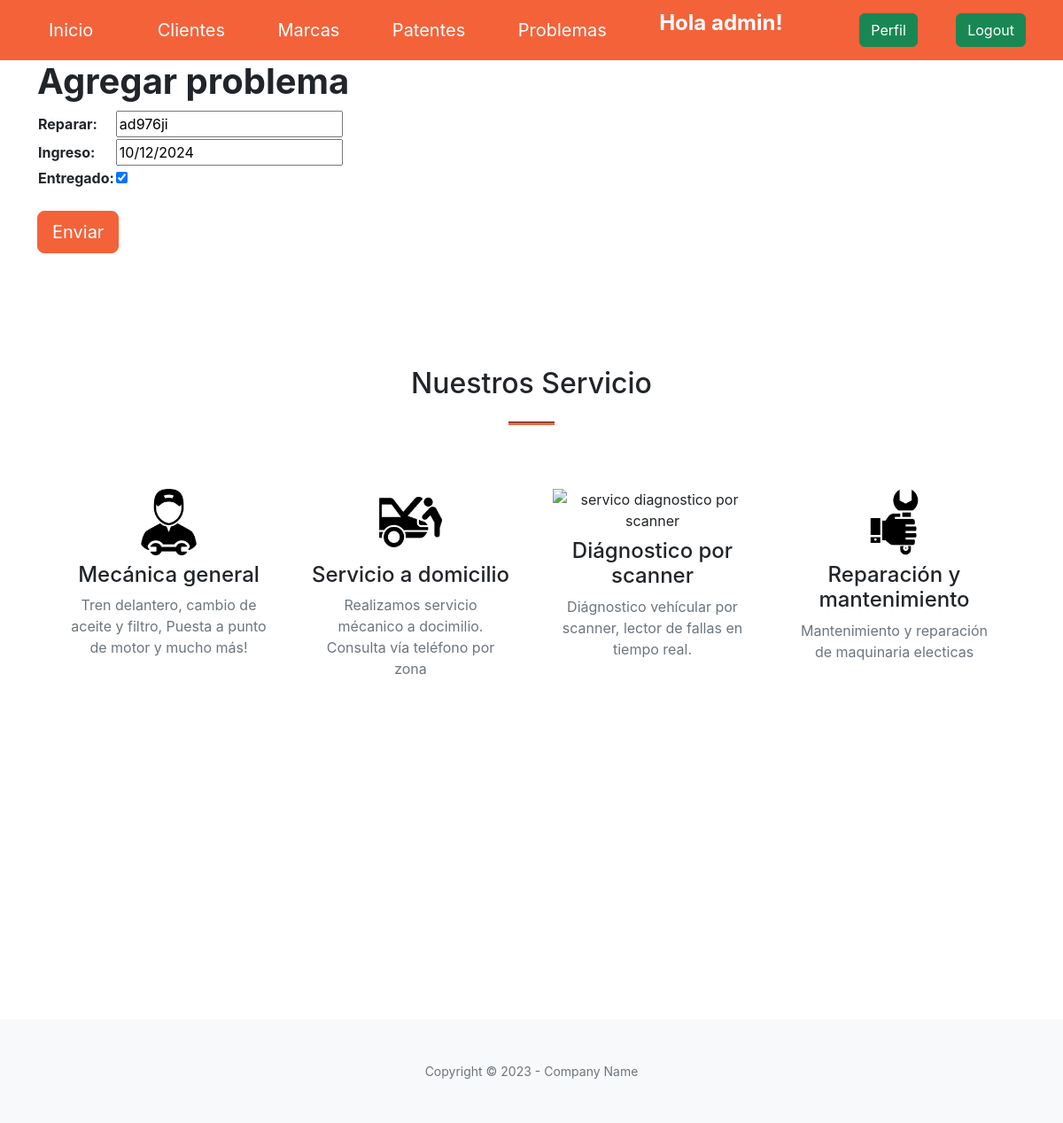
/update_problema/6/ (signed in), run on the app's committed database.
### aplicacion/models.py (models this page shows, shortened)
class Problema(models.Model):
    reparar = models.CharField(max_length=50)
    ingreso = models.DateField()
    entregado = models.BooleanField()

### aplicacion/views.py (the view)
# urls.py: path('update_problema/<int:pk>/', ProblemaUpdate.as_view(), name="update_problema" ),
class ProblemaUpdate(LoginRequiredMixin, UpdateView):
    model = Problema
    fields = ['reparar', 'ingreso', 'entregado']
    success_url = reverse_lazy('problemas')

### aplicacion/templates/aplicacion/problema_form.html (shortened to what this page needs)
{% extends 'aplicacion/base.html' %}
{% load static %}
{% block contenido %}
    <div class="container">
        <h2 class="fs-1  fw-bold mt-8">Agregar problema</h2>
            <form action="" method="post">
                <table>
                    {{ form.as_table }}
                </table>
                <input type="submit" value="Enviar" class="btn btn-primary btn-lg mt-4 ">
            </form>
    </div>
{% endblock contenido %}

### aplicacion/templates/aplicacion/base.html (shortened to what this page needs)
<!DOCTYPE html>
<html lang="en">
    <head>
        {% load static  %}
        <link href="https://cdn.jsdelivr.net/npm/bootstrap-icons@1.5.0/font/bootstrap-icons.css" rel="stylesheet" type="text/css" />
        <link href="{% static 'aplicacion/css/styles.css' %}" rel="stylesheet" />
        <link href="{% static 'aplicacion/css/stylebase.css' %}" rel="stylesheet" />
    </head>
    <body id="page-top mg-0 bg-blue ">
          <nav class="navbar navbar-dark bg-primary" >
            <div class="container bg-primary" id="navegacion">
                <a class="navbar-brand btn btn-primary" href="{% url 'home' %}">Inicio</a>
                {% if user.is_authenticated %}
                    <a class="navbar-brand" href="{% url 'clientes' %}">Clientes</a>
                    <a class="navbar-brand" href="{% url 'marcas' %}">Marcas</a>
                    <a class="navbar-brand" href="{% url 'patentes' %}">Patentes</a>
                    <a class="navbar-brand" href="{% url 'problemas' %}">Problemas</a>
                    <p style="color: white" class="fs-4 fw-bolder">Hola {{user.username}}!</p>
                    <a class="btn btn-success" href="{% url 'editar_perfil' %}">Perfil</a>
                    <a class="btn btn-success" href="{% url 'logout' %}">Logout</a>
                {% else %}
                    <a class="btn btn-success " href="{% url 'registro' %}">Registro</a>
                    <a class="btn btn-success" href="{% url 'login' %}">Login</a>
                {% endif %}
            </div>
        </nav>
        {% block contenido %}{% endblock contenido %}
        <section class="page-section " id="services" >
            <div class="container px-4 px-lg-5">
                <h2 class="text-center mt-0">Nuestros Servicio</h2>
                <hr class="divider" />
                <div class="row gx-4 gx-lg-5">
                    <div class="col-lg-3 col-md-6 text-center">
                        <div class="mt-5">
                            <div class="mb-2"><img src="{% static 'img/automovil-con-llave.png' %}" alt="servico mecanico" class=" col-4 h-10"></div>
                            <h3 class="h4 mb-2">Mecánica general</h3>
                            <p class="text-muted mb-0">Tren delantero, cambio de aceite y filtro, Puesta a punto de motor y mucho más! </p>
                        </div>
                    </div>
                    <div class="col-lg-3 col-md-6 text-center">
                        <div class="mt-5">
                            <div class="mb-2"><img src="{% static 'img/reparando.png' %}" alt="servico a domicilio" class=" col-4 h-10"></div>
                            <h3 class="h4 mb-2">Servicio a domicilio</h3>
                            <p class="text-muted mb-0">Realizamos servicio mécanico a docimilio. Consulta vía teléfono por zona</p>
                        </div>
                    </div>
                    <div class="col-lg-3 col-md-6 text-center">
                        <div class="mt-5">
                            <div class="mb-2"><img src="{% static 'img/carro.png' %}" alt="servico diagnostico por scanner" class=" col-4 h-10"></div>
                            <h3 class="h4 mb-2">Diágnostico por scanner</h3>
                            <p class="text-muted mb-0">Diágnostico vehícular por scanner, lector de fallas en tiempo real.</p>
                        </div>
                    </div>
                    <div class="col-lg-3 col-md-6 text-center">
                        <div class="mt-5">
                            <div class="mb-2"><img src="{% static 'img/reparar.png' %}" alt="mantenimiento de maquinaria" class=" col-4 h-10"></div>
                            <h3 class="h4 mb-2">Reparación y mantenimiento</h3>
                            <p class="text-muted mb-0">Mantenimiento y reparación  de maquinaria electicas</p>
                        </div>
                    </div>
                </div>
            </div>
        </section>
        <section class="page-section" id="contact">
        </section>
        <footer class="bg-light py-5">
            <div class="container px-4 px-lg-5"><div class="small text-center text-muted">Copyright &copy; 2023 - Company Name</div></div>
        </footer>
    </body>
</html>

### data on the page
Problema: reparar "ad976ji", ingreso "10/12/2024", entregado "☑"

### other printed values
{{ user.username }} "admin"
